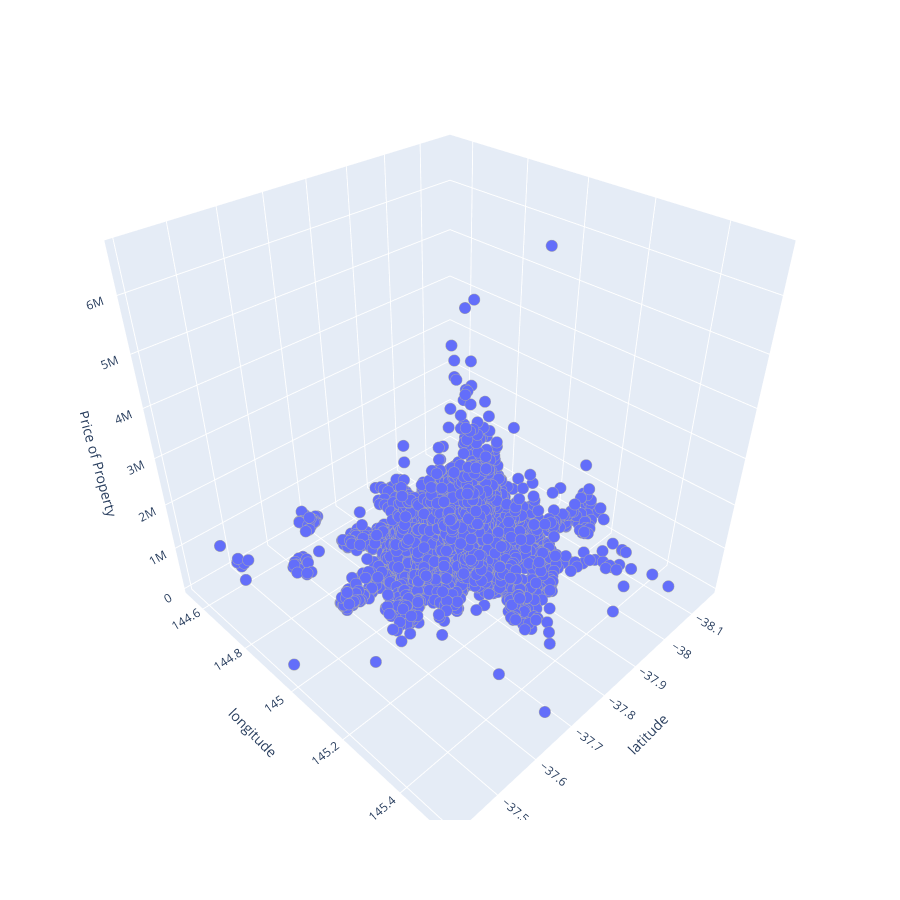

The cell this chart's notebook holds for it:
### Code cell
fig =px.scatter_3d(
    df,
    x='lat',
    y='lon',
    z="Price_usd",
    labels={"lon": "longitude","lat":"latitude","Price_usd":"Price of Property"},
    width=900,
    height=900,
)
fig.update_traces(marker={"size":4, "line": {"width":2, "color": "DarkGrey"}}, selector={"mode":"markers"})
#display figure 
fig.show()

### Figure 1 — Plotly figure (JSON) as saved in the notebook; plotly's stock layout.template omitted (floating-point values rounded to 4 significant figures; data arrays with more than 128 entries replaced by an {"elided": "..."} marker saying what was removed)
{"data": [{"hovertemplate": "latitude=%{x}<br>longitude=%{y}<br>Price of Property=%{z}<extra></extra>", "legendgroup": "", "marker": {"color": "#636efa", "line": {"color": "DarkGrey", "width": 2}, "size": 4, "symbol": "circle"}, "mode": "markers", "name": "", "scene": "scene", "showlegend": false, "type": "scatter3d", "x": {"elided": "7130 float values"}, "y": {"elided": "7130 float values"}, "z": {"elided": "7130 float values"}}], "layout": {"height": 900, "legend": {"tracegroupgap": 0}, "margin": {"t": 60}, "scene": {"domain": {"x": [0, 1], "y": [0, 1]}, "xaxis": {"title": {"text": "latitude"}}, "yaxis": {"title": {"text": "longitude"}}, "zaxis": {"title": {"text": "Price of Property"}}}, "width": 900}}
